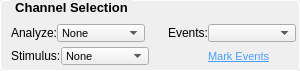
             <widget class="QGroupBox" name="groupBox_2">
              <property name="sizePolicy">
               <sizepolicy hsizetype="Fixed" vsizetype="Fixed">
                <horstretch>0</horstretch>
                <verstretch>0</verstretch>
               </sizepolicy>
              </property>
              <property name="minimumSize">
               <size>
                <width>300</width>
                <height>71</height>
               </size>
              </property>
              <property name="maximumSize">
               <size>
                <width>161</width>
                <height>71</height>
               </size>
              </property>
              <property name="font">
               <font>
                <pointsize>10</pointsize>
                <bold>true</bold>
               </font>
              </property>
              <property name="styleSheet">
               <string notr="true">QGroupBox {
            border: 1px solid #ffffff;
            border-radius: 4px;
            margin-top: 0.5em;
            padding-top: 0.5em;
        }

        QGroupBox::title {
            subcontrol-origin: margin;
            left: 10px;
            padding: 0 3px 0 3px;
        }</string>
              </property>
              <property name="title">
               <string>Channel Selection</string>
              </property>
              <widget class="QWidget" name="layoutWidget">
               <property name="geometry">
                <rect>
                 <x>11</x>
                 <y>20</y>
                 <width>285</width>
                 <height>50</height>
                </rect>
               </property>
               <layout class="QVBoxLayout" name="verticalLayout_16">
                <property name="spacing">
                 <number>0</number>
                </property>
                <item>
                 <layout class="QHBoxLayout" name="horizontalLayout_15">
                  <item>
                   <widget class="QLabel" name="AnalyzeLabel">
                    <property name="sizePolicy">
                     <sizepolicy hsizetype="Fixed" vsizetype="Fixed">
                      <horstretch>0</horstretch>
                      <verstretch>0</verstretch>
                     </sizepolicy>
                    </property>
                    <property name="maximumSize">
                     <size>
                      <width>60</width>
                      <height>16777215</height>
                     </size>
                    </property>
                    <property name="font">
                     <font>
                      <pointsize>9</pointsize>
                      <bold>false</bold>
                     </font>
                    </property>
                    <property name="text">
                     <string>Analyze:</string>
                    </property>
                   </widget>
                  </item>
                  <item>
                   <widget class="QComboBox" name="AnalyzeChanSelect">
                    <property name="sizePolicy">
                     <sizepolicy hsizetype="Fixed" vsizetype="Fixed">
                      <horstretch>0</horstretch>
                      <verstretch>0</verstretch>
                     </sizepolicy>
                    </property>
                    <property name="minimumSize">
                     <size>
                      <width>88</width>
                      <height>16</height>
                     </size>
                    </property>
                    <property name="maximumSize">
                     <size>
                      <width>88</width>
                      <height>18</height>
                     </size>
                    </property>
                    <property name="font">
                     <font>
                      <pointsize>8</pointsize>
                     </font>
                    </property>
                    <property name="styleSheet">
                     <string notr="true"/>
                    </property>
                    <item>
                     <property name="text">
                      <string>None</string>
                     </property>
                    </item>
                   </widget>
                  </item>
                  <item>
                   <spacer name="horizontalSpacer_7">
                    <property name="orientation">
                     <enum>Qt::Horizontal</enum>
                    </property>
                    <property name="sizeHint" stdset="0">
                     <size>
                      <width>40</width>
                      <height>20</height>
                     </size>
                    </property>
                   </spacer>
                  </item>
                  <item>
                   <widget class="QLabel" name="eventslabel">
                    <property name="text">
                     <string>Events:</string>
                    </property>
                   </widget>
                  </item>
                  <item>
                   <widget class="QComboBox" name="EventsChanSelect">
                    <property name="minimumSize">
                     <size>
                      <width>88</width>
                      <height>18</height>
                     </size>
                    </property>
                    <property name="maximumSize">
                     <size>
                      <width>88</width>
                      <height>18</height>
                     </size>
                    </property>
                   </widget>
                  </item>
                 </layout>
                </item>
                <item>
                 <layout class="QHBoxLayout" name="horizontalLayout_16">
                  <item>
                   <widget class="QLabel" name="StimChanSelectLabel">
                    <property name="sizePolicy">
                     <sizepolicy hsizetype="Fixed" vsizetype="Preferred">
                      <horstretch>0</horstretch>
                      <verstretch>0</verstretch>
                     </sizepolicy>
                    </property>
                    <property name="maximumSize">
                     <size>
                      <width>65</width>
                      <height>16777215</height>
                     </size>
                    </property>
                    <property name="font">
                     <font>
                      <pointsize>9</pointsize>
                      <bold>false</bold>
                     </font>
                    </property>
                    <property name="text">
                     <string>Stimulus:</string>
                    </property>
                   </widget>
                  </item>
                  <item>
                   <widget class="QComboBox" name="StimChanSelect">
                    <property name="sizePolicy">
                     <sizepolicy hsizetype="Fixed" vsizetype="Fixed">
                      <horstretch>0</horstretch>
                      <verstretch>0</verstretch>
                     </sizepolicy>
                    </property>
                    <property name="minimumSize">
                     <size>
                      <width>88</width>
                      <height>0</height>
                     </size>
                    </property>
                    <property name="maximumSize">
                     <size>
                      <width>88</width>
                      <height>18</height>
                     </size>
                    </property>
                    <property name="font">
                     <font>
                      <pointsize>8</pointsize>
                     </font>
                    </property>
                    <item>
                     <property name="text">
                      <string>None</string>
                     </property>
                    </item>
                   </widget>
                  </item>
                  <item>
                   <spacer name="horizontalSpacer_4">
                    <property name="orientation">
                     <enum>Qt::Horizontal</enum>
                    </property>
                    <property name="sizeHint" stdset="0">
                     <size>
                      <width>40</width>
                      <height>20</height>
                     </size>
                    </property>
                   </spacer>
                  </item>
                  <item>
                   <widget class="QPushButton" name="MarkEventsButton">
                    <property name="minimumSize">
                     <size>
                      <width>88</width>
                      <height>20</height>
                     </size>
                    </property>
                    <property name="maximumSize">
                     <size>
                      <width>88</width>
                      <height>20</height>
                     </size>
                    </property>
                    <property name="font">
                     <font>
                      <pointsize>8</pointsize>
                      <underline>true</underline>
                     </font>
                    </property>
                    <property name="styleSheet">
                     <string notr="true">QPushButton {
    text-align: left;
    border: none;
    background: transparent;
    text-decoration: underline;
    color: #4A9EFF;
}
QPushButton:hover {
    color: #6BB6FF;
}</string>
                    </property>
                    <property name="text">
                     <string>Mark Events</string>
                    </property>
                   </widget>
                  </item>
                 </layout>
                </item>
               </layout>
              </widget>
             </widget>
